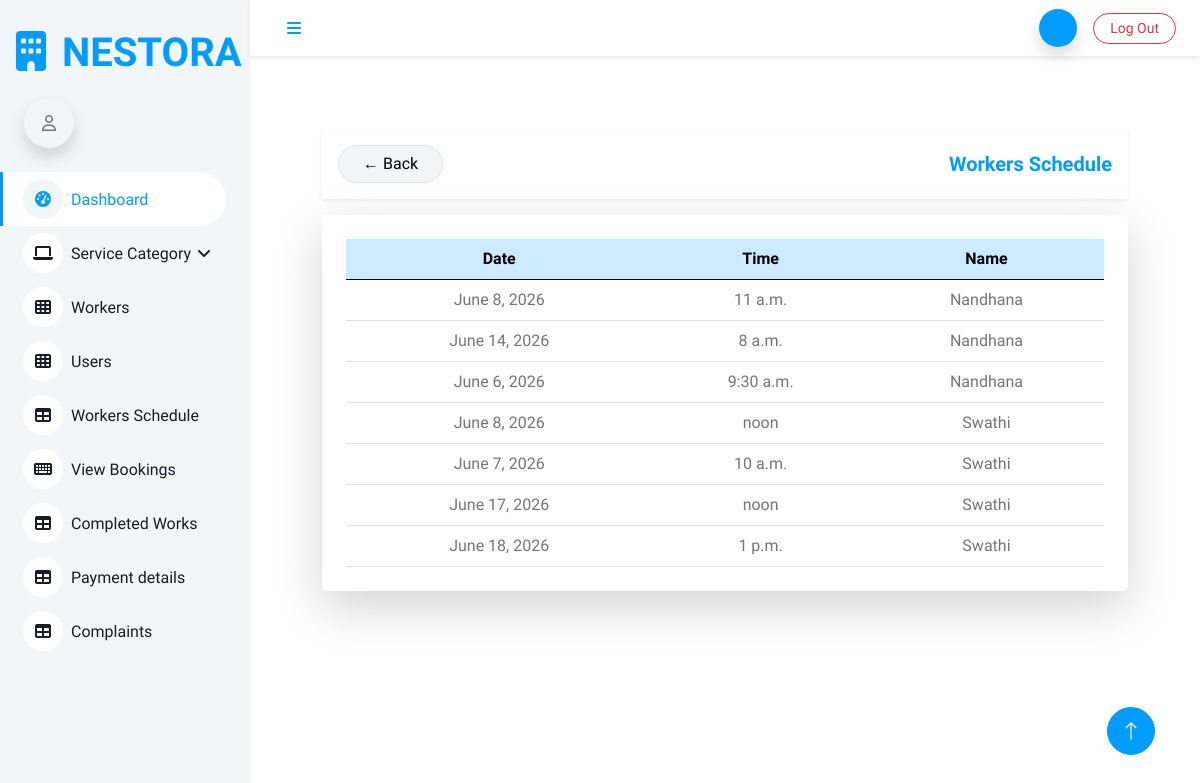
Screenshot of /workers_schedule with the database file from the repository.
### Homeserviceapp/models.py (models this page shows, shortened)
class Availability(models.Model):
    user = models.ForeignKey(WorkerRegistration, on_delete=models.DO_NOTHING)
    date = models.DateField()
    time = models.TimeField()
    schedule_status = models.IntegerField(default=0)
    booking_status = models.IntegerField(default=0)

class WorkerRegistration(models.Model):
    user = models.OneToOneField(Login, on_delete=models.CASCADE, related_name='worker')
    name = models.CharField(max_length=300)
    category = models.ForeignKey(Category, on_delete=models.DO_NOTHING)
    address = models.TextField()
    contact = models.IntegerField()
    paypal_email = models.CharField(max_length=200, null=True, blank=True)
    payment = models.IntegerField(null=True, blank=True)
    experience = models.IntegerField()
    image = models.ImageField(upload_to='uploads/')

### Homeserviceapp/views.py (the view)
# urls.py: path('workers_schedule', views.workers_schedule, name='workers_schedule'),
def workers_schedule(request):
    data = Availability.objects.all()
    return render(request, 'admin/workers_schedule.html', {'data': data})

### templates/admin/workers_schedule.html
{% extends 'admin/admin_dashboard.html' %}
{% block content %}
<div class="container py-4">
    <div class="d-flex justify-content-between align-items-center mb-3 p-3 bg-white shadow-sm rounded-4">
        <a href="{% url 'admin_dashboard' %}" class="btn btn-light border rounded-pill px-4">
            ← Back
        </a>
        <h5 class="mb-0 fw-bold text-primary">Workers Schedule </h5>
    </div>
    <div class="card border-0 shadow-lg rounded-4">
        <div class="card-body p-4">
            <div class="table-responsive">
                <table class="table table-hover align-middle text-center mb-0">
                    <thead class="table-primary">
                        <tr>
                            <th>Date</th>
                            <th>Time</th>
                            <th>Name</th>
                        </tr>
                    </thead>
                    <tbody>
                        {% for i in data %}
                        <tr>
                            <td class="fw-semibold">{{ i.date }}</td>
                            <td>{{ i.time }}</td>
                            <td>{{i.user.name}}</td>
                        </tr>
                        {% empty %}
                        <tr>
                            <td colspan="3" class="text-muted py-4">
                                No availability found
                            </td>
                        </tr>
                        {% endfor %}
                    </tbody>
                </table>
            </div>
        </div>
    </div>
</div>
{% endblock %}

### static/dashboard/css/style.css (style rules this page uses)
:root { --primary: #009CFF; --light: #F3F6F9; --dark: #191C24; }
.btn { transition: .5s; }

### rows the page displays
Availability: date "June 8, 2026", time "11 a.m.", user.name "Nandhana"
Availability: date "June 14, 2026", time "8 a.m.", user.name "Nandhana"
Availability: date "June 6, 2026", time "9:30 a.m.", user.name "Nandhana"
Availability: date "June 8, 2026", time "noon", user.name "Swathi"
Availability: date "June 7, 2026", time "10 a.m.", user.name "Swathi"
Availability: date "June 17, 2026", time "noon", user.name "Swathi"
Availability: date "June 18, 2026", time "1 p.m.", user.name "Swathi"
